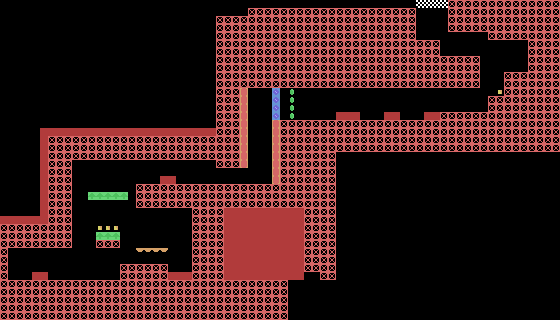

Tiled map render using the project's own tile images. Description and the whole map definition, tile-layer contents included, below:
An orthogonal 70x40 tile map with 8x8 px tiles, 1 tile layer (BackGround).

<map version="1.10" tiledversion="1.11.1" orientation="orthogonal" renderorder="right-down" width="70" height="40" tilewidth="8" tileheight="8" infinite="0" nextlayerid="4" nextobjectid="1">
 <editorsettings>
  <export target="../Data/goodOne.csv" format="csv" />
 </editorsettings>
 <tileset firstgid="1" source="worldTexture.tsx" />
 <layer id="1" name="BackGround" width="70" height="40">
  <data encoding="csv">
0,0,0,0,0,0,0,0,0,0,0,0,0,0,0,0,0,0,0,0,0,0,0,0,0,0,0,0,0,0,0,0,0,0,0,0,0,0,0,0,0,0,0,0,0,0,0,0,0,0,0,0,16,16,16,16,12,12,12,12,12,12,12,12,12,12,12,12,12,12,
0,0,0,0,0,0,0,0,0,0,0,0,0,0,0,0,0,0,0,0,0,0,0,0,0,0,0,0,0,0,0,12,12,12,12,12,12,12,12,12,12,12,12,12,12,12,12,12,12,12,12,12,0,0,0,0,12,12,12,12,12,12,12,12,12,12,12,12,12,12,
0,0,0,0,0,0,0,0,0,0,0,0,0,0,0,0,0,0,0,0,0,0,0,0,0,0,0,12,12,12,12,12,12,12,12,12,12,12,12,12,12,12,12,12,12,12,12,12,12,12,12,12,0,0,0,0,12,12,12,12,12,12,12,12,12,12,12,12,12,12,
0,0,0,0,0,0,0,0,0,0,0,0,0,0,0,0,0,0,0,0,0,0,0,0,0,0,0,12,12,12,12,12,12,12,12,12,12,12,12,12,12,12,12,12,12,12,12,12,12,12,12,12,0,0,0,0,12,12,12,12,12,12,12,12,12,12,12,12,12,12,
0,0,0,0,0,0,0,0,0,0,0,0,0,0,0,0,0,0,0,0,0,0,0,0,0,0,0,12,12,12,12,12,12,12,12,12,12,12,12,12,12,12,12,12,12,12,12,12,12,12,12,12,0,0,0,0,0,0,0,0,0,12,12,12,12,12,12,12,12,12,
0,0,0,0,0,0,0,0,0,0,0,0,0,0,0,0,0,0,0,0,0,0,0,0,0,0,0,12,12,12,12,12,12,12,12,12,12,12,12,12,12,12,12,12,12,12,12,12,12,12,12,12,12,12,12,0,0,0,0,0,0,0,0,0,0,0,12,12,12,12,
0,0,0,0,0,0,0,0,0,0,0,0,0,0,0,0,0,0,0,0,0,0,0,0,0,0,0,12,12,12,12,12,12,12,12,12,12,12,12,12,12,12,12,12,12,12,12,12,12,12,12,12,12,12,12,0,0,0,0,0,0,0,0,0,0,0,12,12,12,12,
0,0,0,0,0,0,0,0,0,0,0,0,0,0,0,0,0,0,0,0,0,0,0,0,0,0,0,12,12,12,12,12,12,12,12,12,12,12,12,12,12,12,12,12,12,12,12,12,12,12,12,12,12,12,12,12,12,12,12,12,0,0,0,0,0,0,12,12,12,12,
0,0,0,0,0,0,0,0,0,0,0,0,0,0,0,0,0,0,0,0,0,0,0,0,0,0,0,12,12,12,12,12,12,12,12,12,12,12,12,12,12,12,12,12,12,12,12,12,12,12,12,12,12,12,12,12,12,12,12,12,0,0,0,0,0,0,12,12,12,12,
0,0,0,0,0,0,0,0,0,0,0,0,0,0,0,0,0,0,0,0,0,0,0,0,0,0,0,12,12,12,12,12,12,12,12,12,12,12,12,12,12,12,12,12,12,12,12,12,12,12,12,12,12,12,12,12,12,12,12,12,0,0,0,12,12,12,12,12,12,12,
0,0,0,0,0,0,0,0,0,0,0,0,0,0,0,0,0,0,0,0,0,0,0,0,0,0,0,12,12,12,12,12,12,12,12,12,12,12,12,12,12,12,12,12,12,12,12,12,12,12,12,12,12,12,12,12,12,12,12,12,0,0,0,12,12,12,12,12,12,12,
0,0,0,0,0,0,0,0,0,0,0,0,0,0,0,0,0,0,0,0,0,0,0,0,0,0,0,12,12,12,2,0,0,0,6,0,18,0,0,0,0,0,0,0,0,0,0,0,0,0,0,0,0,0,0,0,0,0,0,0,0,0,14,12,12,12,12,12,12,12,
0,0,0,0,0,0,0,0,0,0,0,0,0,0,0,0,0,0,0,0,0,0,0,0,0,0,0,12,12,12,2,0,0,0,6,0,18,0,0,0,0,0,0,0,0,0,0,0,0,0,0,0,0,0,0,0,0,0,0,0,0,12,12,12,12,12,12,12,12,12,
0,0,0,0,0,0,0,0,0,0,0,0,0,0,0,0,0,0,0,0,0,0,0,0,0,0,0,12,12,12,2,0,0,0,6,0,18,0,0,0,0,0,0,0,0,0,0,0,0,0,0,0,0,0,0,0,0,0,0,0,0,12,12,12,12,12,12,12,12,12,
0,0,0,0,0,0,0,0,0,0,0,0,0,0,0,0,0,0,0,0,0,0,0,0,0,0,0,12,12,12,2,0,0,0,6,0,18,0,0,0,0,0,19,19,19,0,0,0,19,19,0,0,0,19,19,12,12,12,12,12,12,12,12,12,12,12,12,12,12,12,
0,0,0,0,0,0,0,0,0,0,0,0,0,0,0,0,0,0,0,0,0,0,0,0,0,0,0,12,12,12,2,0,0,0,2,12,12,12,12,12,12,12,12,12,12,12,12,12,12,12,12,12,12,12,12,12,12,12,12,12,12,12,12,12,12,12,12,12,12,12,
0,0,0,0,0,19,19,19,19,19,19,19,19,19,19,19,19,19,19,19,19,19,19,19,19,19,19,12,12,12,2,0,0,0,2,12,12,12,12,12,12,12,12,12,12,12,12,12,12,12,12,12,12,12,12,12,12,12,12,12,12,12,12,12,12,12,12,12,12,12,
0,0,0,0,0,19,12,12,12,12,12,12,12,12,12,12,12,12,12,12,12,12,12,12,12,12,12,12,12,12,2,0,0,0,2,12,12,12,12,12,12,12,12,12,12,12,12,12,12,12,12,12,12,12,12,12,12,12,12,12,12,12,12,12,12,12,12,12,12,12,
0,0,0,0,0,19,12,12,12,12,12,12,12,12,12,12,12,12,12,12,12,12,12,12,12,12,12,12,12,12,2,0,0,0,2,12,12,12,12,12,12,12,12,12,12,12,12,12,12,12,12,12,12,12,12,12,12,12,12,12,12,12,12,12,12,12,12,12,12,12,
0,0,0,0,0,19,12,12,12,12,12,12,12,12,12,12,12,12,12,12,12,12,12,12,12,12,12,12,12,12,2,0,0,0,2,12,12,12,12,12,12,12,0,0,0,0,0,0,0,0,0,0,0,0,0,0,0,0,0,0,0,0,0,0,0,0,0,0,0,0,
0,0,0,0,0,19,12,12,12,0,0,0,0,0,0,0,0,0,0,0,0,0,0,0,0,0,0,12,12,12,2,0,0,0,2,12,12,12,12,12,12,12,0,0,0,0,0,0,0,0,0,0,0,0,0,0,0,0,0,0,0,0,0,0,0,0,0,0,0,0,
0,0,0,0,0,19,12,12,12,0,0,0,0,0,0,0,0,0,0,0,0,0,0,0,0,0,0,0,0,0,0,0,0,0,2,12,12,12,12,12,12,12,0,0,0,0,0,0,0,0,0,0,0,0,0,0,0,0,0,0,0,0,0,0,0,0,0,0,0,0,
0,0,0,0,0,19,12,12,12,0,0,0,0,0,0,0,0,0,0,0,19,19,0,0,0,0,0,0,0,0,0,0,0,0,2,12,12,12,12,12,12,12,0,0,0,0,0,0,0,0,0,0,0,0,0,0,0,0,0,0,0,0,0,0,0,0,0,0,0,0,
0,0,0,0,0,19,12,12,12,0,0,0,0,0,0,0,0,12,12,12,12,12,12,12,12,12,12,12,12,12,12,12,12,12,12,12,12,12,12,12,12,12,0,0,0,0,0,0,0,0,0,0,0,0,0,0,0,0,0,0,0,0,0,0,0,0,0,0,0,0,
0,0,0,0,0,19,12,12,12,0,0,9,9,9,9,9,0,12,12,12,12,12,12,12,12,12,12,12,12,12,12,12,12,12,12,12,12,12,12,12,12,12,0,0,0,0,0,0,0,0,0,0,0,0,0,0,0,0,0,0,0,0,0,0,0,0,0,0,0,0,
0,0,0,0,0,19,12,12,12,0,0,0,0,0,0,0,0,12,12,12,12,12,12,12,12,12,12,12,12,12,12,12,12,12,12,12,12,12,12,12,12,12,0,0,0,0,0,0,0,0,0,0,0,0,0,0,0,0,0,0,0,0,0,0,0,0,0,0,0,0,
0,0,0,0,0,19,12,12,12,0,0,0,0,0,0,0,0,0,0,0,0,0,0,0,12,12,12,12,19,19,19,19,19,19,19,19,19,19,12,12,12,12,0,0,0,0,0,0,0,0,0,0,0,0,0,0,0,0,0,0,0,0,0,0,0,0,0,0,0,0,
19,19,19,19,19,19,12,12,12,0,0,0,0,0,0,0,0,0,0,0,0,0,0,0,12,12,12,12,19,19,19,19,19,19,19,19,19,19,12,12,12,12,0,0,0,0,0,0,0,0,0,0,0,0,0,0,0,0,0,0,0,0,0,0,0,0,0,0,0,0,
12,12,12,12,12,12,12,12,12,0,0,0,14,14,14,0,0,0,0,0,0,0,0,0,12,12,12,12,19,19,19,19,19,19,19,19,19,19,12,12,12,12,0,0,0,0,0,0,0,0,0,0,0,0,0,0,0,0,0,0,0,0,0,0,0,0,0,0,0,0,
12,12,12,12,12,12,12,12,12,0,0,0,9,9,9,0,0,0,0,0,0,0,0,0,12,12,12,12,19,19,19,19,19,19,19,19,19,19,12,12,12,12,0,0,0,0,0,0,0,0,0,0,0,0,0,0,0,0,0,0,0,0,0,0,0,0,0,0,0,0,
12,12,12,12,12,12,12,12,12,0,0,0,12,12,12,0,0,0,0,0,0,0,0,0,12,12,12,12,19,19,19,19,19,19,19,19,19,19,12,12,12,12,0,0,0,0,0,0,0,0,0,0,0,0,0,0,0,0,0,0,0,0,0,0,0,0,0,0,0,0,
12,0,0,0,0,0,0,0,0,0,0,0,0,0,0,0,0,13,13,13,13,0,0,0,12,12,12,12,19,19,19,19,19,19,19,19,19,19,12,12,12,12,0,0,0,0,0,0,0,0,0,0,0,0,0,0,0,0,0,0,0,0,0,0,0,0,0,0,0,0,
12,0,0,0,0,0,0,0,0,0,0,0,0,0,0,0,0,0,0,0,0,0,0,0,12,12,12,12,19,19,19,19,19,19,19,19,19,19,12,12,12,12,0,0,0,0,0,0,0,0,0,0,0,0,0,0,0,0,0,0,0,0,0,0,0,0,0,0,0,0,
12,0,0,0,0,0,0,0,0,0,0,0,0,0,0,12,12,12,12,12,12,0,0,0,12,12,12,12,19,19,19,19,19,19,19,19,19,19,12,12,12,12,0,0,0,0,0,0,0,0,0,0,0,0,0,0,0,0,0,0,0,0,0,0,0,0,0,0,0,0,
12,61,0,0,19,19,0,0,0,0,0,0,0,0,0,12,12,12,12,12,12,19,19,19,12,12,12,12,19,19,19,19,19,19,19,19,19,19,0,0,12,12,0,0,0,0,0,0,0,0,0,0,0,0,0,0,0,0,0,0,0,0,0,0,0,0,0,0,0,0,
12,12,12,12,12,12,12,12,12,12,12,12,12,12,12,12,12,12,12,12,12,12,12,12,12,12,12,12,12,12,12,12,12,12,12,12,0,0,0,0,0,0,0,0,0,0,0,0,0,0,0,0,0,0,0,0,0,0,0,0,0,0,0,0,0,0,0,0,0,0,
12,12,12,12,12,12,12,12,12,12,12,12,12,12,12,12,12,12,12,12,12,12,12,12,12,12,12,12,12,12,12,12,12,12,12,12,0,0,0,0,0,0,0,0,0,0,0,0,0,0,0,0,0,0,0,0,0,0,0,0,0,0,0,0,0,0,0,0,0,0,
12,12,12,12,12,12,12,12,12,12,12,12,12,12,12,12,12,12,12,12,12,12,12,12,12,12,12,12,12,12,12,12,12,12,12,12,0,0,0,0,0,0,0,0,0,0,0,0,0,0,0,0,0,0,0,0,0,0,0,0,0,0,0,0,0,0,0,0,0,0,
12,12,12,12,12,12,12,12,12,12,12,12,12,12,12,12,12,12,12,12,12,12,12,12,12,12,12,12,12,12,12,12,12,12,12,12,0,0,0,0,0,0,0,0,0,0,0,0,0,0,0,0,0,0,0,0,0,0,0,0,0,0,0,0,0,0,0,0,0,0,
12,12,12,12,12,12,12,12,12,12,12,12,12,12,12,12,12,12,12,12,12,12,12,12,12,12,12,12,12,12,12,12,12,12,12,12,0,0,0,0,0,0,0,0,0,0,0,0,0,0,0,0,0,0,0,0,0,0,0,0,0,0,0,0,0,0,0,0,0,0
</data>
 </layer>
 <objectgroup id="3" name="Capa de Objetos 1" />
</map>
